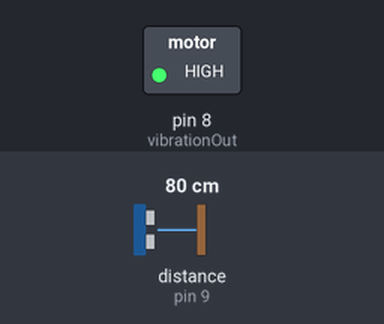
Bench run of a sketch on a simulated Arduino Uno, built with avr-gcc and run on an emulated ATmega328P. Shown: switched loads named in the sketch (green lamp = pin HIGH). Wiring (inferred from the names in the program): ultrasonic range finder: trigger pin 10; echo pin 9. Dashed ring = blinking. The test bench sets the inputs (shaded band); at power-on: distance to the obstacle (sensor on pin 9) 80 cm. The echo pulse lasts 58.3 µs per cm; pins used as bus, display or sensor lines are not drawn.

Above: at 0.2 s.
Timing chart, 0 to 3.0 s (numbered marks = the images above):
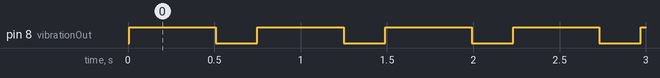

The sketch:

Vibration_Motor_Automatic_BT.ino
```cpp
// NB
/* Before starting this application, the Bluetooth-Module (HC-05) has to be coupled
 * to the Smartphone. In the special case of the HC-05 the default PinCode for initiating
 * the Coupling-Process is "1234".
 * IMPORTANT: The complete StringBluetooth has to be of the Form: distance,distance,distance,distance;
 * es: 1,0.5,0.6,0.7,0.4,0.3,0.2....
 * every Value has to be seperated through a comma (',') */


#define vibrationOut 8                //Vibration Pin
#define distanceMeterEcho 9           //DistanceMeterEcho Pin
#define distanceMeterTrigger 10       //DistanceMeterTrigger Pin
#include "Arduino.h"
#include <SoftwareSerial.h>           //Library about Bluetooth

float soundvelocity=0.03434;
long timeMeasure;                     //Time measure taken from distance meter
long distanceMeasure;                 //Distance measure taken from distance meter
int vibrationDuration = 500;          //Duration of the vibration done by the motor
int maxDistance = 400;                //Maximum relevant distance
SoftwareSerial BTserial(0, 1);        //RX , TX Initiate our BT object. First value is RX pin, second value TX pin

// --------------------------------------------------------------------------------------
// SET UP  SET UP   SET UP   SET UP   SET UP   SET UP   SET UP   SET UP   SET UP
// --------------------------------------------------------------------------------------

void setup() {
  pinMode(vibrationOut, OUTPUT);                  //Setup Vibration
  pinMode(distanceMeterEcho, INPUT);              //Setup Distancemeter Echo
  pinMode(distanceMeterTrigger, OUTPUT);          //Setup Distancemeter Trigger
  digitalWrite(distanceMeterTrigger, LOW);        //Setup Distancemeter Trigger Off
  BTserial.begin(9600);                           //Set baud rate of HC-05
}

// --------------------------------------------------------------------------------------
// LOOP    LOOP    LOOP    LOOP    LOOP    LOOP    LOOP    LOOP    LOOP    LOOP     LOOP
// --------------------------------------------------------------------------------------

void loop() {
  digitalWrite(distanceMeterTrigger, HIGH);             //Send a 10us pulse to the trigger
  delayMicroseconds(10);                                //Delay to wait the pulse
  digitalWrite(distanceMeterTrigger, LOW);              //Receive pulse
  timeMeasure = pulseIn(distanceMeterEcho, HIGH);       //Save the pulse
  distanceMeasure = soundvelocity*timeMeasure/2;        //Convert the pulse in cm
  BTserial.print(distanceMeasure);                      //Send to App measure of distance
  BTserial.print(",");                                  //Separator
  if(distanceMeasure < maxDistance) {                   //Control range of distance
    digitalWrite(vibrationOut, HIGH);                   //Activate Vibration
    delay(vibrationDuration);                           //Duration of vibration
    digitalWrite(vibrationOut, LOW);                    //Deactivate Vibration
    delay(timeMeasure/20);                              //Set up the time of Vibration based on timeMeasure (avoid 3 If cycles)
  }
}
```

Measured:
- by itself, pin 8 (vibrationOut): alternates HIGH for 0.50 s and LOW for 0.24 s
